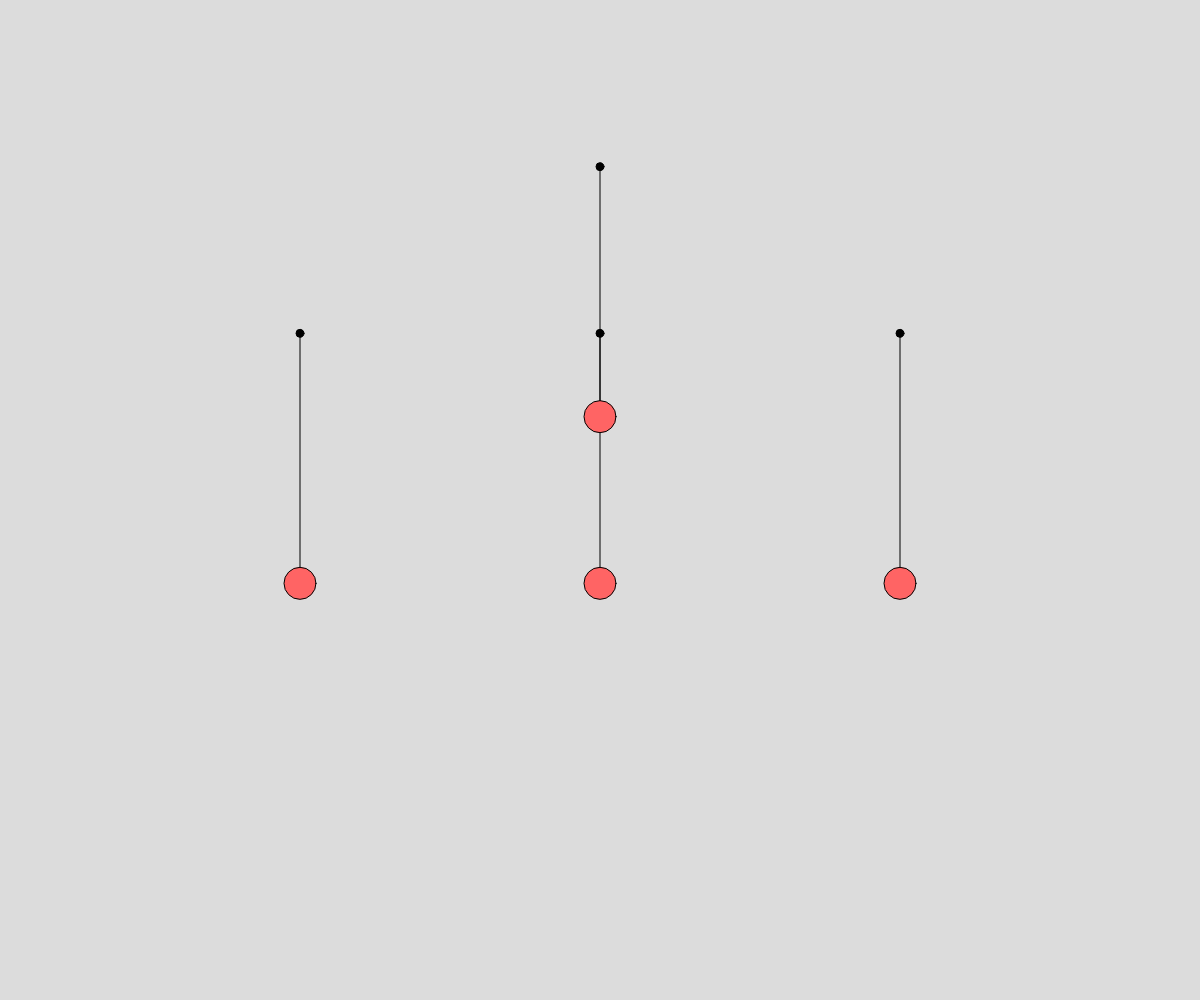
Frame 1 (no input)
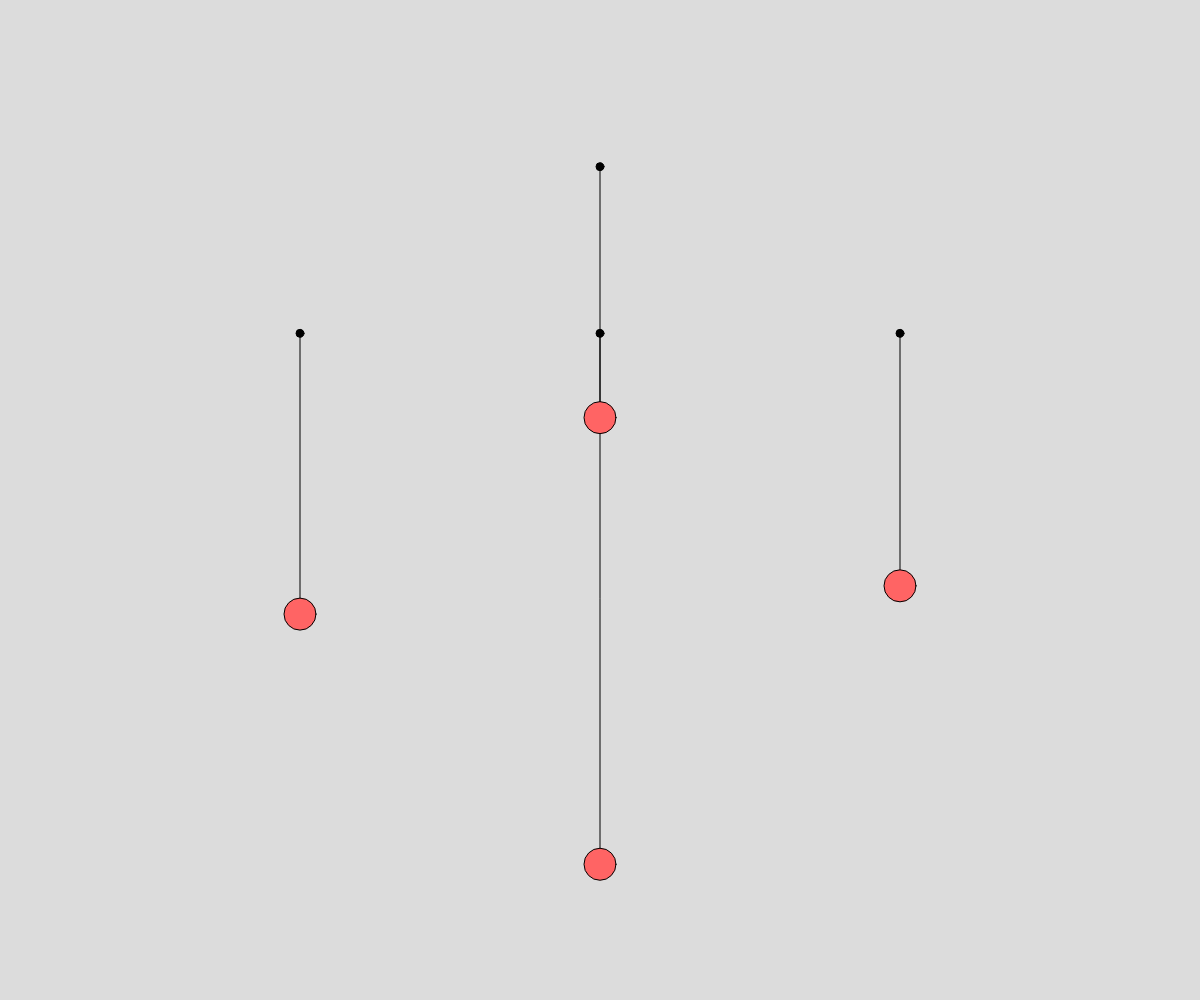
Frame 60 (no input)
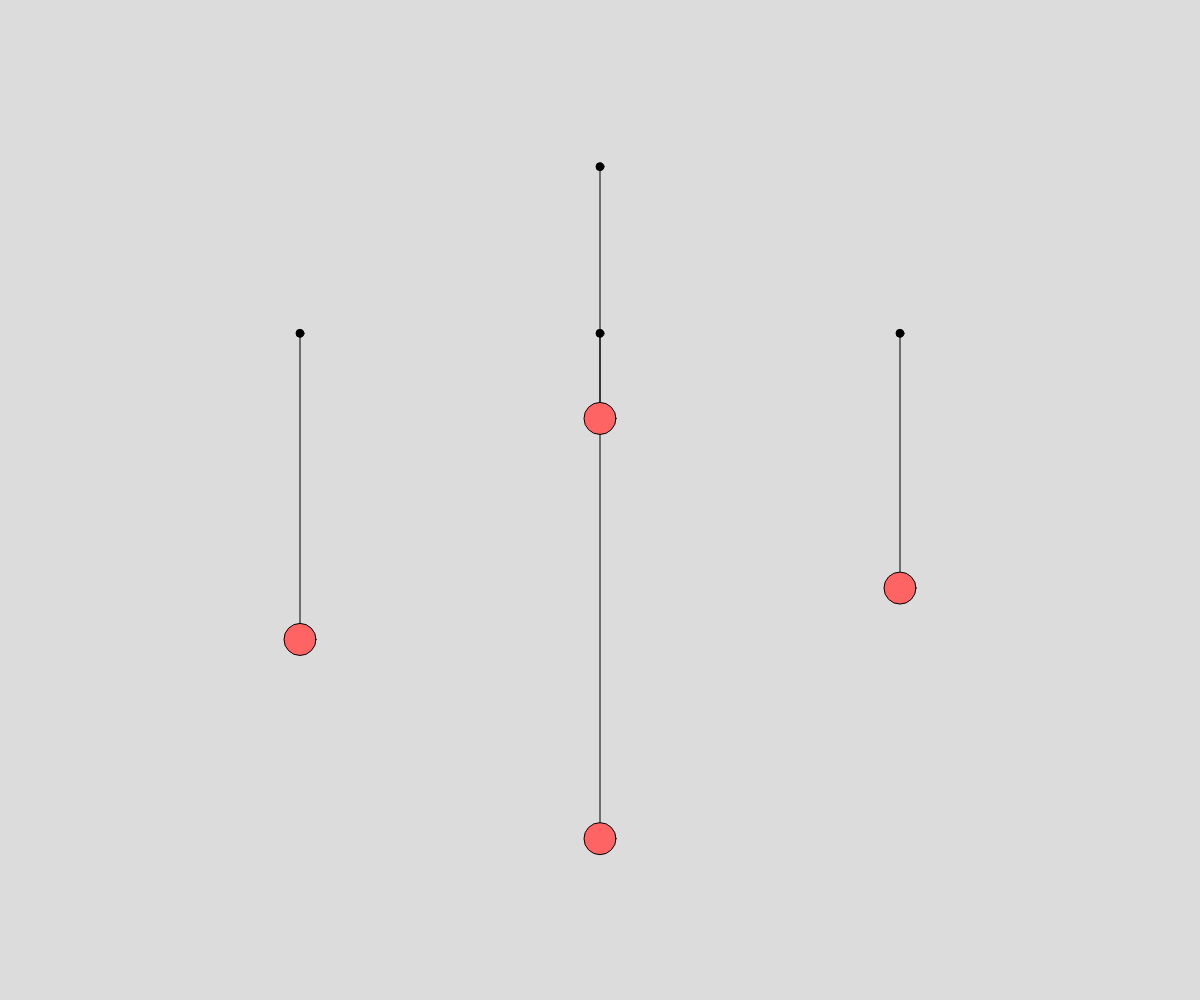
Frame 120 (the mouse pressed at the canvas centre since frame 60)

The p5.js sketch that drew these frames (run headless with seeded random() and noise() and a simulated clock; from frame 60 on, the mouse is pressed at the canvas centre):

// p5.js sketch
// ── sketch.js
let memory = -1;
function mouseReleased() {
  memory = -1;
}

function setup() {
  createCanvas(windowWidth, windowHeight);
  springs = [];
  gravity = new p5.Vector(0, 1);
  springs.push(new Spring(width / 4, height / 3, height / 4, -0.01));
  springs.push(new Spring(width / 2, height / 3, height / 4, -0.005));
  springs.push(new Spring((width * 1.5) / 2, height / 3, height / 4, -0.1));
  springs.push(new Spring(width/2 , height / 6, height / 4, -0.5));
}

function draw() {
  background(220);
  mousePos = new p5.Vector(mouseX, mouseY);
  for (i = 0; i < springs.length; i++) {
    springs[i].show();
    springs[i].update();
    if (
      (mouseIsPressed && springs[i].ballPos.dist(mousePos) < 32 && (memory == -1 || memory == springs.indexOf(springs[i]))) ||
      memory == springs.indexOf(springs[i])
    ) {
      memory = springs.indexOf(springs[i]);
      springs[i].ballPos = mousePos;
      springs[i].ballVel.mult(0);
    }
  }
}

// ── Spring.js
class Spring {
  constructor(springPosX, springPosY, ballDist, k, mass) {
    this.springPos = new p5.Vector(springPosX, springPosY);
    this.springForce = new p5.Vector(0, 0);
    this.neutralDist = ballDist;
    this.dist = this.neutralDist;

    this.ballPos = new p5.Vector(
      this.springPos.x,
      this.springPos.y + this.neutralDist
    );
    this.ballVel = new p5.Vector(0, 0);

    this.ballmass = mass;
    this.k = k;
  }

  show() {
    fill(0);
    circle(this.springPos.x, this.springPos.y, 8);
    fill(255);
    line(this.springPos.x, this.springPos.y, this.ballPos.x, this.ballPos.y);
    push();
    fill(color(255, 100, 100))
    circle(this.ballPos.x, this.ballPos.y, 32);
    pop();
  }
  update() {
    this.dist = p5.Vector.dist(this.ballPos, this.springPos);
    this.dist = this.dist - this.neutralDist;
    this.v = p5.Vector.sub(this.ballPos, this.springPos);
    this.v.normalize();
    this.springForce.x = this.dist * this.k * this.v.x;
    this.springForce.y = this.dist * this.k * this.v.y;

    if (this.springForce < 0) {
      console.log("aha");
    }

    this.ballVel.add(gravity);
    this.ballVel.add(this.springForce);
    this.ballPos.add(this.ballVel);
    this.ballVel.mult(0.99);
  }
}
